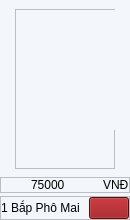
                              <widget class="QWidget" name="widget_76" native="true">
                               <property name="minimumSize">
                                <size>
                                 <width>130</width>
                                 <height>220</height>
                                </size>
                               </property>
                               <property name="maximumSize">
                                <size>
                                 <width>110</width>
                                 <height>220</height>
                                </size>
                               </property>
                               <property name="styleSheet">
                                <string notr="true">background-color: rgb(243, 246, 250);</string>
                               </property>
                               <layout class="QVBoxLayout" name="verticalLayout_87">
                                <property name="spacing">
                                 <number>3</number>
                                </property>
                                <property name="leftMargin">
                                 <number>0</number>
                                </property>
                                <property name="topMargin">
                                 <number>0</number>
                                </property>
                                <property name="rightMargin">
                                 <number>0</number>
                                </property>
                                <property name="bottomMargin">
                                 <number>0</number>
                                </property>
                                <item alignment="Qt::AlignHCenter">
                                 <widget class="QWidget" name="widget_77" native="true">
                                  <layout class="QVBoxLayout" name="verticalLayout_88">
                                   <item>
                                    <widget class="QFrame" name="frame_62">
                                     <property name="minimumSize">
                                      <size>
                                       <width>100</width>
                                       <height>160</height>
                                      </size>
                                     </property>
                                     <property name="maximumSize">
                                      <size>
                                       <width>100</width>
                                       <height>160</height>
                                      </size>
                                     </property>
                                     <property name="frameShape">
                                      <enum>QFrame::StyledPanel</enum>
                                     </property>
                                     <property name="frameShadow">
                                      <enum>QFrame::Raised</enum>
                                     </property>
                                     <layout class="QVBoxLayout" name="verticalLayout_89">
                                      <property name="spacing">
                                       <number>0</number>
                                      </property>
                                      <property name="leftMargin">
                                       <number>0</number>
                                      </property>
                                      <property name="topMargin">
                                       <number>0</number>
                                      </property>
                                      <property name="rightMargin">
                                       <number>0</number>
                                      </property>
                                      <property name="bottomMargin">
                                       <number>0</number>
                                      </property>
                                      <item alignment="Qt::AlignHCenter|Qt::AlignTop">
                                       <widget class="QLabel" name="label_91">
                                        <property name="minimumSize">
                                         <size>
                                          <width>100</width>
                                          <height>120</height>
                                         </size>
                                        </property>
                                        <property name="maximumSize">
                                         <size>
                                          <width>100</width>
                                          <height>120</height>
                                         </size>
                                        </property>
                                        <property name="text">
                                         <string/>
                                        </property>
                                        <property name="pixmap">
                                         <pixmap resource="../../utils/resources_food.qrc">:/Food/images/Food/POPCORN.jpg</pixmap>
                                        </property>
                                        <property name="scaledContents">
                                         <bool>true</bool>
                                        </property>
                                       </widget>
                                      </item>
                                     </layout>
                                    </widget>
                                   </item>
                                  </layout>
                                 </widget>
                                </item>
                                <item>
                                 <widget class="QWidget" name="widget_78" native="true">
                                  <layout class="QVBoxLayout" name="verticalLayout_90">
                                   <property name="spacing">
                                    <number>0</number>
                                   </property>
                                   <property name="leftMargin">
                                    <number>0</number>
                                   </property>
                                   <property name="topMargin">
                                    <number>0</number>
                                   </property>
                                   <property name="rightMargin">
                                    <number>0</number>
                                   </property>
                                   <property name="bottomMargin">
                                    <number>0</number>
                                   </property>
                                   <item>
                                    <widget class="QFrame" name="frame_63">
                                     <property name="frameShape">
                                      <enum>QFrame::StyledPanel</enum>
                                     </property>
                                     <property name="frameShadow">
                                      <enum>QFrame::Raised</enum>
                                     </property>
                                     <layout class="QHBoxLayout" name="horizontalLayout_53">
                                      <property name="spacing">
                                       <number>0</number>
                                      </property>
                                      <property name="leftMargin">
                                       <number>0</number>
                                      </property>
                                      <property name="topMargin">
                                       <number>0</number>
                                      </property>
                                      <property name="rightMargin">
                                       <number>0</number>
                                      </property>
                                      <property name="bottomMargin">
                                       <number>0</number>
                                      </property>
                                      <item alignment="Qt::AlignRight">
                                       <widget class="QLabel" name="label_92">
                                        <property name="styleSheet">
                                         <string notr="true">font: 75 bold 10pt &quot;MS Shell Dlg 2&quot;;</string>
                                        </property>
                                        <property name="text">
                                         <string>75000</string>
                                        </property>
                                       </widget>
                                      </item>
                                      <item alignment="Qt::AlignRight">
                                       <widget class="QLabel" name="label_93">
                                        <property name="text">
                                         <string>VNĐ</string>
                                        </property>
                                       </widget>
                                      </item>
                                     </layout>
                                    </widget>
                                   </item>
                                  </layout>
                                 </widget>
                                </item>
                                <item>
                                 <widget class="QWidget" name="widget_79" native="true">
                                  <layout class="QVBoxLayout" name="verticalLayout_91">
                                   <property name="spacing">
                                    <number>0</number>
                                   </property>
                                   <property name="leftMargin">
                                    <number>0</number>
                                   </property>
                                   <property name="topMargin">
                                    <number>0</number>
                                   </property>
                                   <property name="rightMargin">
                                    <number>0</number>
                                   </property>
                                   <property name="bottomMargin">
                                    <number>0</number>
                                   </property>
                                   <item>
                                    <widget class="QFrame" name="frame_64">
                                     <property name="frameShape">
                                      <enum>QFrame::StyledPanel</enum>
                                     </property>
                                     <property name="frameShadow">
                                      <enum>QFrame::Raised</enum>
                                     </property>
                                     <layout class="QHBoxLayout" name="horizontalLayout_54">
                                      <property name="spacing">
                                       <number>0</number>
                                      </property>
                                      <property name="leftMargin">
                                       <number>0</number>
                                      </property>
                                      <property name="topMargin">
                                       <number>0</number>
                                      </property>
                                      <property name="rightMargin">
                                       <number>0</number>
                                      </property>
                                      <property name="bottomMargin">
                                       <number>0</number>
                                      </property>
                                      <item>
                                       <widget class="QLabel" name="label_NameProduct_1">
                                        <property name="styleSheet">
                                         <string notr="true">font: 75  12pt &quot;Segoe UI Variable Display&quot;;</string>
                                        </property>
                                        <property name="text">
                                         <string>1 Bắp Phô Mai</string>
                                        </property>
                                        <property name="wordWrap">
                                         <bool>true</bool>
                                        </property>
                                       </widget>
                                      </item>
                                      <item alignment="Qt::AlignRight">
                                       <widget class="QPushButton" name="pushButton_Plus_1">
                                        <property name="styleSheet">
                                         <string notr="true">background-color: rgb(145, 8, 12);</string>
                                        </property>
                                        <property name="text">
                                         <string/>
                                        </property>
                                        <property name="icon">
                                         <iconset resource="../../utils/resources.qrc">
                                          <normaloff>:/WhiteIcons/images/icons/WhiteIcons/create_ic.svg</normaloff>:/WhiteIcons/images/icons/WhiteIcons/create_ic.svg</iconset>
                                        </property>
                                        <property name="iconSize">
                                         <size>
                                          <width>24</width>
                                          <height>24</height>
                                         </size>
                                        </property>
                                       </widget>
                                      </item>
                                     </layout>
                                    </widget>
                                   </item>
                                  </layout>
                                 </widget>
                                </item>
                               </layout>
                              </widget>
